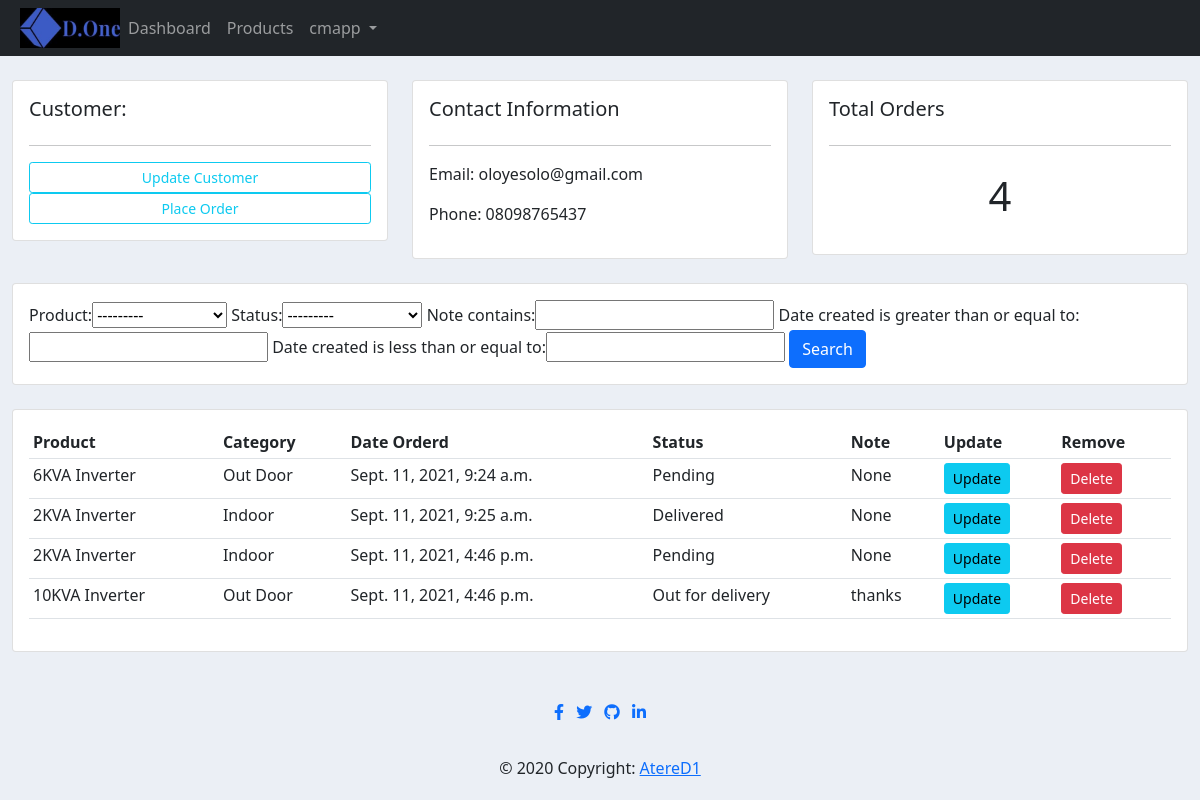
The app's page /customer/1/ (signed in) with its own data.
### accounts/models.py (models this page shows, shortened)
class Customer(models.Model):
	user = models.OneToOneField(User, null=True, on_delete=models.CASCADE)
	name = models.CharField(max_length=200, null=True)
	phone = models.CharField(max_length=200, null=True)
	email = models.CharField(max_length=200, null=True)
	profile_pic = models.ImageField(default="profile1.png", null=True, blank=True)
	date_created = models.DateTimeField(auto_now_add=True, null=True)

class Order(models.Model):
	STATUS = (
			('Pending', 'Pending'),
			('Out for delivery', 'Out for delivery'),
			('Delivered', 'Delivered'),
			)
	customer = models.ForeignKey(Customer, null=True, on_delete= models.SET_NULL)
	product = models.ForeignKey(Product, null=True, on_delete= models.SET_NULL)
	date_created = models.DateTimeField(auto_now_add=True, null=True)
	status = models.CharField(max_length=200, null=True, choices=STATUS)
	note = models.CharField(max_length=1000, null=True)

class Product(models.Model):
	CATEGORY = (
			('Indoor', 'Indoor'),
			('Out Door', 'Out Door'),
			)
	name = models.CharField(max_length=200, null=True)
	price = models.FloatField(null=True)
	category = models.CharField(max_length=200, null=True, choices=CATEGORY)
	description = models.CharField(max_length=200, null=True, blank=True)
	date_created = models.DateTimeField(auto_now_add=True, null=True)
	tags = models.ManyToManyField(Tag)
	def __str__(self):
		return self.name

### accounts/decorators.py (the view)
		def wrapper_func(request, *args, **kwargs):
			group = None
			if request.user.groups.exists():
				group = request.user.groups.all()[0].name
			if group in allowed_roles:
				return view_func(request, *args, **kwargs)
			else:
				return HttpResponse('You are not authorized to view this page')

### accounts/views.py (called while the page is built)
@login_required(login_url='login')
@allowed_users(allowed_roles=['admin'])
def customer(request, pk_test):
	customer = Customer.objects.get(id=pk_test)
	orders = customer.order_set.all()
	order_count = orders.count()
	myFilter = OrderFilter(request.GET, queryset=orders)
	orders = myFilter.qs
	context = {'customer':customer, 'orders':orders, 'order_count':order_count, 'myFilter':myFilter}
	return render(request, 'account/customer.html',context)

### templates/account/customer.html
{% extends 'main.html' %}
{% block content %}
<br>
<div class="row">
	<div class="col-md">
		<div class="card card-body">
			<h5>Customer:</h5>
			<hr>
			<a class="btn btn-outline-info  btn-sm btn-block" href="">Update Customer</a>
			<a class="btn btn-outline-info  btn-sm btn-block" href="{% url 'create_order' customer.id %}">Place Order</a>
		</div>
	</div>
	<div class="col-md">
		<div class="card card-body">
			<h5>Contact Information</h5>
			<hr>
			<p>Email: {{customer.email}}</p>
			<p>Phone: {{customer.phone}}</p>
		</div>
	</div>
	<div class="col-md">
		<div class="card card-body">
			<h5>Total Orders</h5>
			<hr>
			<h1 style="text-align: center;padding: 10px">{{order_count}}</h1>
		</div>
	</div>
</div>
<br>
<div class="row">
	<div class="col">
		<div class="card card-body">
			<form method="get">
				{{myFilter.form}}
		    <button class="btn btn-primary" type="submit">Search</button>
		  </form>
		</div>
	</div>
</div>
<br>
<div class="row">
	<div class="col-md">
		<div class="card card-body">
			<table class="table table-sm">
				<tr>
					<th>Product</th>
					<th>Category</th>
					<th>Date Orderd</th>
					<th>Status</th>
					<th>Note</th>
					<th>Update</th>
					<th>Remove</th>
				</tr>
				{% for order in orders %}
				<tr>
					<td>{{order.product}}</td>
					<td>{{order.product.category}}</td>
					<td>{{order.date_created}}</td>
					<td>{{order.status}}</td>
					<td>{{order.note}}</td>
					<td><a class="btn btn-sm btn-info" href="{% url 'update_order' order.id %}">Update</a></td>
					<td><a class="btn btn-sm btn-danger" href="{% url 'delete_order' order.id %}">Delete</a></td>
				</tr>
				{% endfor %}
			</table>
		</div>
	</div>
</div>
{% endblock %}

### templates/navbar.html (shortened to what this page needs)
{% load static %}
<nav class="navbar navbar-expand-lg navbar-dark bg-dark">
  <a href="{% url 'dashboard' %}"><img id="logo" src="{% static 'images/logo.jpg' %}" alt="logo"></a>
    <div class="collapse navbar-collapse" id="navbarSupportedContent">
      <ul class="navbar-nav ml-auto">
        <li class="nav-item active">
          <a class="nav-link" href="{% url 'dashboard' %}">Dashboard</a>
        </li>
        <li class="nav-item">
          <a class="nav-link" href="{% url 'products' %}">Products</a>
        </li>
      </ul>
      {% if user.is_authenticated %}
            <ul class="navbar-nav ml-auto">
                <li class="nav-item">
                    <a class="nav-link dropdown-toggle head" href="#" id="navbarDropdown" role="button"
                        data-toggle="dropdown" aria-haspopup="true" aria-expanded="false">
                        {{ user.username }}
                    </a>
                </li>
            </ul>
            {% endif %}
        </div>
  </nav>

### static/css/main.css (style rules this page uses)
#logo { height: 40px; width: 100px; margin-left: 20px; }
body { background-color: #ebeff5; }

### records on screen
Customer: email "oloyesolo@gmail.com", phone "08098765437"
Order: product "6KVA Inverter", product.category "Out Door", date_created "Sept. 11, 2021, 9:24 a.m.", status "Pending", note "None"
Order: product "2KVA Inverter", product.category "Indoor", date_created "Sept. 11, 2021, 9:25 a.m.", status "Delivered", note "None"
Order: product "2KVA Inverter", product.category "Indoor", date_created "Sept. 11, 2021, 4:46 p.m.", status "Pending", note "None"
Order: product "10KVA Inverter", product.category "Out Door", date_created "Sept. 11, 2021, 4:46 p.m.", status "Out for delivery", note "thanks"

### other values on screen
{{ user.username }} "cmapp"
{{ order_count }} "4"
